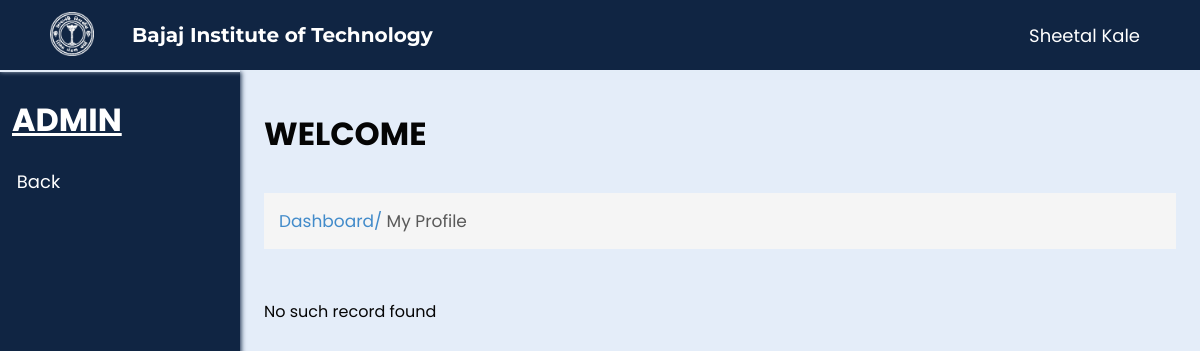
The app's page /hodedit.php?fname=Akshay (signed in), older data.
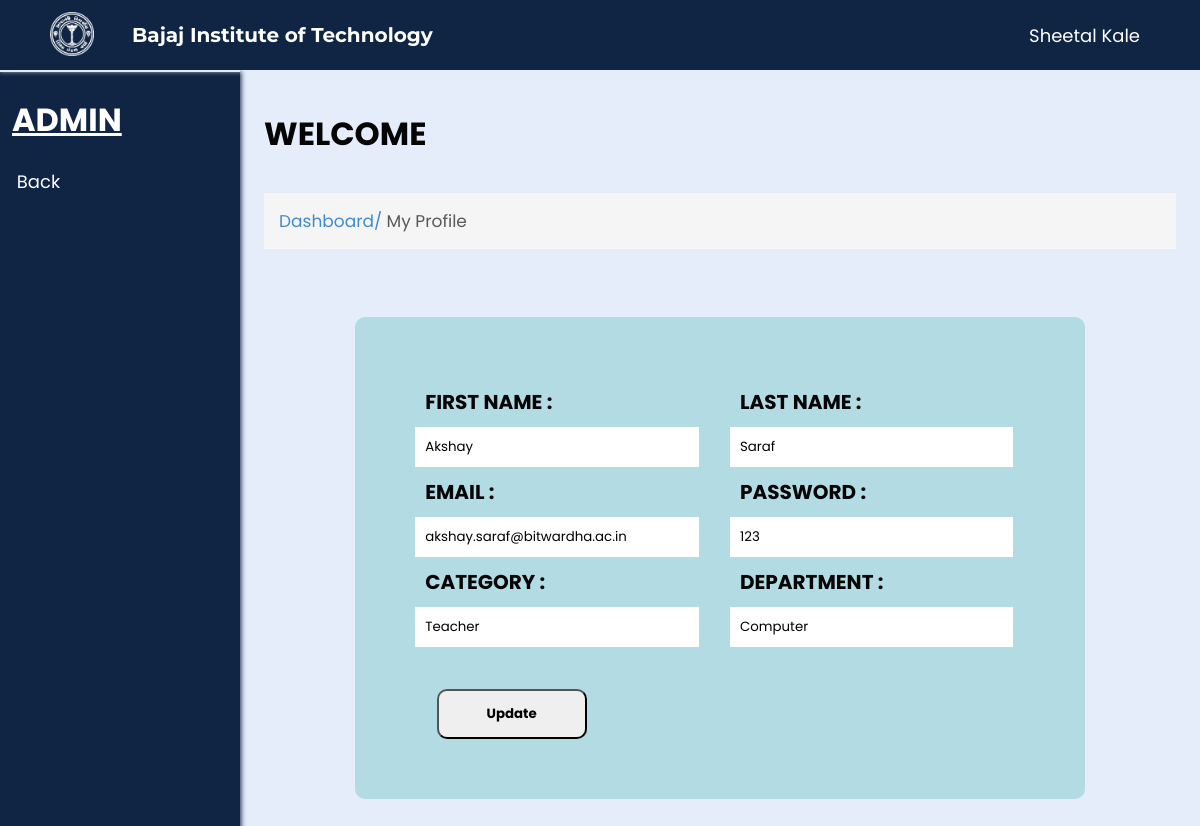
The same page, newer data.
### tables this page shows
CREATE TABLE `users` (
  `userid` varchar(20) NOT NULL,
  `fname` text NOT NULL,
  `lname` text NOT NULL,
  `email` varchar(50) NOT NULL,
  `dept` text NOT NULL,
  `password` varchar(20) NOT NULL,
  `category` text NOT NULL,
  `semester` char(5) DEFAULT NULL,
  `year` char(5) DEFAULT NULL,
  `section` char(1) DEFAULT NULL,
  `contact` int(11) NOT NULL
);

### check.php (called while the page is built, shortened)
<?php
$fname = $_SESSION['fname'];
$lname = $_SESSION['lname'];
?>

### hodedit.php (the view, shortened to what this page needs)
<?php
include('connect.php');
include('check.php');
?>
<html lang="en">
<head>
  <link rel="stylesheet" href="css/common.css?v=<?php echo time(); ?>">
  <link rel="stylesheet" href="css/edit.css?v=<?php echo time(); ?>">
</head>
<body>
<div class="nav">
    <div class="img">
      <img id="img" src="images/bitlogo_transparent.png" alt="BIT Logo">
    </div>
    <h2 id="heading">Bajaj Institute of Technology</h2>
    <div class="links" id="links">
      <p class="input"><?php echo $fname, " ", $lname; ?></p>
    </div>
  </div>
  <div class="spaces"></div>
  <div class="full">
    <div class="left">
      <h1>ADMIN</h1>
      <ul>
        <li><a href="manageFaculty.php">Back</a></li>
      </ul>
    </div>
    <div class="right">
      <h1>WELCOME</h1>
      <br>
      <p>Dashboard/ <span>My Profile</span></p>
      <br>
      <br>
    <?php
  if (isset($_GET['fname'])) {
    $fname = mysqli_real_escape_string($conn, $_GET['fname']);
    $query = "SELECT * FROM users WHERE fname= '$fname' ";
    $query_run = mysqli_query($conn, $query);
    if (mysqli_num_rows($query_run) > 0) {
      $user = mysqli_fetch_array($query_run);
  ?>
      <form action="Action.php" method="POST" class="efrm">
    <div>
      <div class="div1">
        <div class="label1">
          <label><b>FIRST NAME :</b></label>
          <input class="l1" type="text" name="FNAME" value="<?= $user['fname'] ?>" required>
        </div>
        <div class="label2">
          <label><b>LAST NAME :</b></label>
          <input class="l1" type="text" name="LNAME" value="<?= $user['lname'] ?>" required>
        </div>
      </div>
      <div>
        <div  class="label1">
          <label><b>EMAIL :</b></label>
          <input class="l1" type="text" name="EMAIL" value="<?= $user['email'] ?>" required>
        </div>
        <div class="label2">
          <label><b>PASSWORD :</b></label>
          <input class="l1" type="text" name="PASSWORD" value="<?= $user['password'] ?>" required>
        </div>
      </div>
      <br>
       <div class="labelbtn">
        <div class="label1">
          <label><b>CATEGORY :</b></label>
          <input readonly class="l1" type="text" name="CATEGORY" value="<?= $user['category'] ?>" required>
        </div>
        <div class="label2">
          <label><b>DEPARTMENT :</b></label>
          <input readonly class="l1" type="text" name="DEPARTMENT" value="<?= $user['dept'] ?>" required>
        </div>
       </div>
      </div>
        <div class="bt">
        <button classtype="submit" name="Update"><b>Update</b></button>
        </div>
      </form>
  <?php
    } else {
      echo "No such record found";
    }
  }
  ?>
   </div>
</body>
</html>

Row changes from the older to the newer data that the page shows:
added users: FNAME "Akshay", LNAME "Saraf", EMAIL "akshay.saraf@bitwardha.ac.in", PASSWORD "123", CATEGORY "Teacher", DEPARTMENT "Computer"
Text that changed along with them:
text no longer shown: "No such record found"
text now shown: "FIRST NAME : LAST NAME : EMAIL : PASSWORD : CATEGORY : DEPARTMENT : Update"
